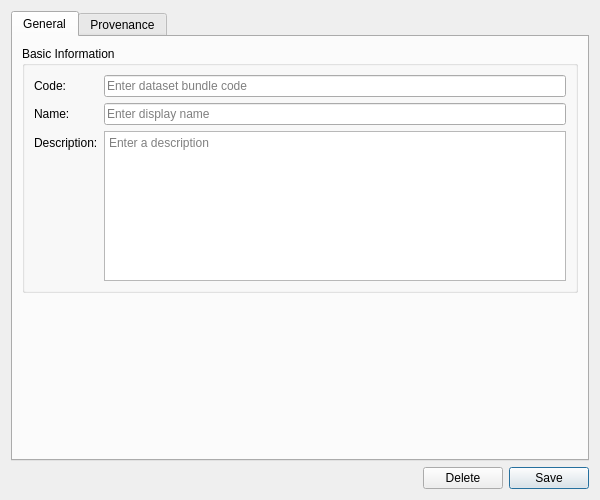
<?xml version="1.0" encoding="UTF-8"?>
<ui version="4.0">
 <class>DatasetBundleDetailDialog</class>
 <widget class="QWidget" name="DatasetBundleDetailDialog">
  <property name="geometry">
   <rect>
    <x>0</x>
    <y>0</y>
    <width>600</width>
    <height>500</height>
   </rect>
  </property>
  <property name="sizePolicy">
   <sizepolicy hsizetype="Preferred" vsizetype="Preferred">
    <horstretch>0</horstretch>
    <verstretch>0</verstretch>
   </sizepolicy>
  </property>
  <property name="minimumSize">
   <size>
    <width>600</width>
    <height>500</height>
   </size>
  </property>
  <property name="windowTitle">
   <string>Dataset Bundle Details</string>
  </property>
  <layout class="QVBoxLayout" name="verticalLayout">
   <item>
    <widget class="QTabWidget" name="tabWidget">
     <property name="currentIndex"><number>0</number></property>
     <widget class="QWidget" name="generalTab">
      <attribute name="title"><string>General</string></attribute>
      <layout class="QVBoxLayout" name="generalLayout">
       <item>
        <widget class="QGroupBox" name="basicInfoGroup">
         <property name="title">
          <string>Basic Information</string>
         </property>
         <layout class="QFormLayout" name="formLayout">
          <item row="0" column="0">
           <widget class="QLabel" name="labelCode">
            <property name="text">
             <string>Code:</string>
            </property>
           </widget>
          </item>
          <item row="0" column="1">
           <widget class="QLineEdit" name="codeEdit">
            <property name="placeholderText">
             <string>Enter dataset bundle code</string>
            </property>
           </widget>
          </item>
          <item row="1" column="0">
           <widget class="QLabel" name="labelName">
            <property name="text">
             <string>Name:</string>
            </property>
           </widget>
          </item>
          <item row="1" column="1">
           <widget class="QLineEdit" name="nameEdit">
            <property name="placeholderText">
             <string>Enter display name</string>
            </property>
           </widget>
          </item>
          <item row="2" column="0">
           <widget class="QLabel" name="labelDescription">
            <property name="text">
             <string>Description:</string>
            </property>
           </widget>
          </item>
          <item row="2" column="1">
           <widget class="QPlainTextEdit" name="descriptionEdit">
            <property name="minimumSize">
             <size>
              <width>0</width>
              <height>80</height>
             </size>
            </property>
            <property name="maximumSize">
             <size>
              <width>16777215</width>
              <height>150</height>
             </size>
            </property>
            <property name="placeholderText">
             <string>Enter a description</string>
            </property>
           </widget>
          </item>
         </layout>
        </widget>
       </item>
       <item>
        <spacer name="verticalSpacer">
         <property name="orientation">
          <enum>Qt::Vertical</enum>
         </property>
         <property name="sizeHint" stdset="0">
          <size>
           <width>20</width>
           <height>40</height>
          </size>
         </property>
        </spacer>
       </item>
      </layout>
     </widget>
     <widget class="QWidget" name="provenanceTab">
      <attribute name="title"><string>Provenance</string></attribute>
      <layout class="QVBoxLayout" name="provenanceTabLayout">
       <item>
        <widget class="ores::qt::ProvenanceWidget" name="provenanceWidget" native="true"/>
       </item>
      </layout>
     </widget>
    </widget>
   </item>
   <item>
    <layout class="QHBoxLayout" name="buttonLayout">
     <item>
      <spacer name="horizontalSpacer">
       <property name="orientation">
        <enum>Qt::Horizontal</enum>
       </property>
       <property name="sizeHint" stdset="0">
        <size>
         <width>40</width>
         <height>20</height>
        </size>
       </property>
      </spacer>
     </item>
     <item>
      <widget class="QPushButton" name="deleteButton">
       <property name="text">
        <string>Delete</string>
       </property>
      </widget>
     </item>
     <item>
      <widget class="QPushButton" name="saveButton">
       <property name="text">
        <string>Save</string>
       </property>
       <property name="default">
        <bool>true</bool>
       </property>
      </widget>
     </item>
    </layout>
   </item>
  </layout>
 </widget>
 <customwidgets>
  <customwidget>
   <class>ores::qt::ProvenanceWidget</class>
   <extends>QWidget</extends>
   <header>ores.qt/ProvenanceWidget.hpp</header>
  </customwidget>
 </customwidgets>
 <resources/>
 <connections/>
</ui>
